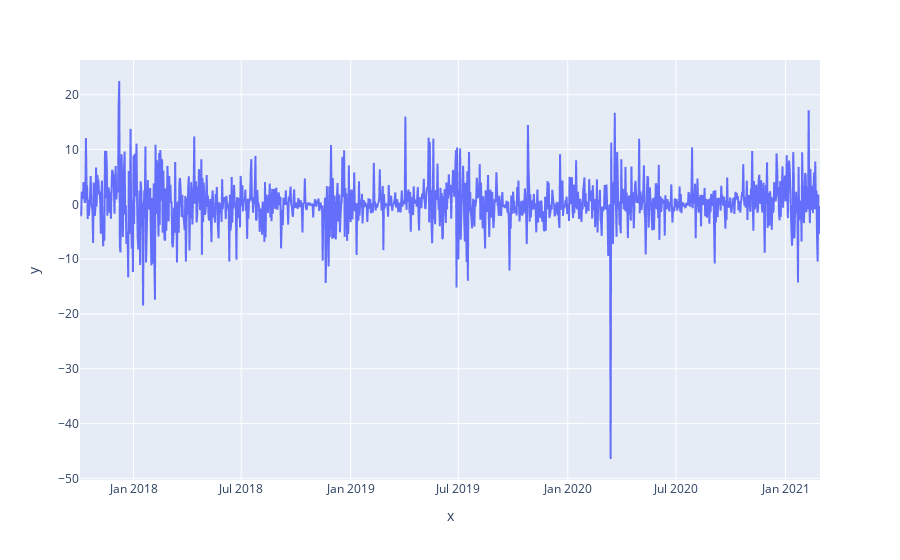

The cell this chart's notebook holds for it:
### Code cell
fig = px.line(x=df.ds, y=df.growth)
fig.show()

### Figure 1 — Plotly figure (JSON) as saved in the notebook; plotly's stock layout.template omitted (floating-point values rounded to 4 significant figures; data arrays with more than 128 entries replaced by an {"elided": "..."} marker saying what was removed)
{"data": [{"hovertemplate": "x=%{x}<br>y=%{y}<extra></extra>", "legendgroup": "", "line": {"color": "#636efa", "dash": "solid"}, "mode": "lines", "name": "", "showlegend": false, "type": "scattergl", "x": {"elided": "1245 str values"}, "xaxis": "x", "y": {"elided": "1245 float values"}, "yaxis": "y"}], "layout": {"legend": {"tracegroupgap": 0}, "margin": {"t": 60}, "xaxis": {"anchor": "y", "domain": [0, 1], "title": {"text": "x"}}, "yaxis": {"anchor": "x", "domain": [0, 1], "title": {"text": "y"}}}}
